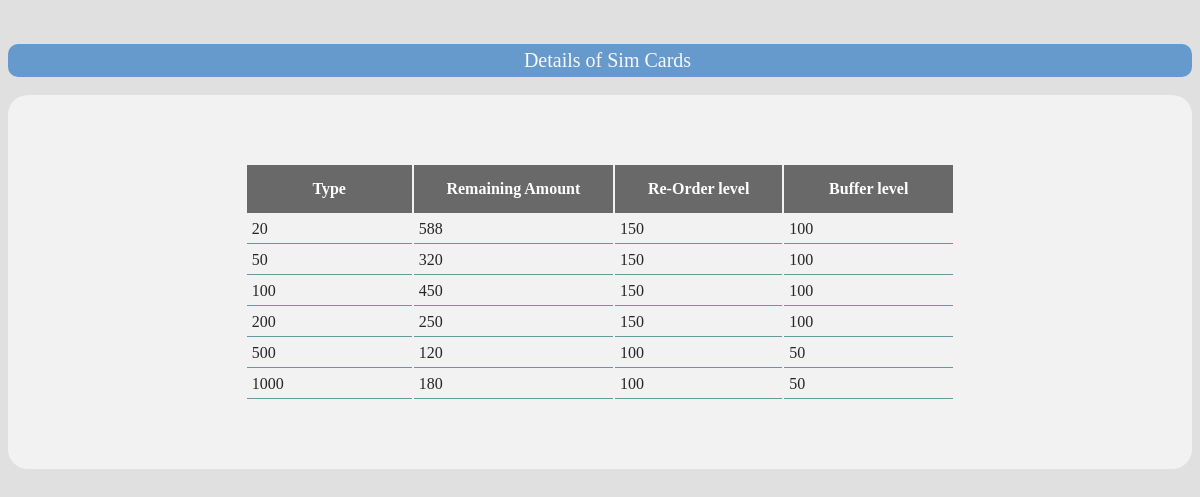
Page /Manager/sim.php on the committed database.
### tables this page shows
CREATE TABLE `mainstock_summary` (
  `Type` varchar(100) NOT NULL,
  `RemainingAmount` int(11) NOT NULL,
  `ReorderLevel` int(11) NOT NULL,
  `BufferLevel` int(11) NOT NULL
);

### Manager/sim.php (the view, shortened to what this page needs)
<html lang="en">
  <head>
    <link rel="stylesheet" href="../css/main.css">
  </head>
  <body bgcolor="#e0e0e0">
<center>
		<br>
<br>
<div class="h2div" >Details of Sim Cards</div>
<br>
<div class="div">
<br>
<table class="table1 normaltable" >
	<tr>
		<th class="tablerecharge">Type</th>
		<th class="tablerecharge">Remaining Amount</th>
		<th class="tablerecharge">Re-Order level</th>
		<th class="tablerecharge">Buffer level</th>
	</tr>
    <?php
            $sql_query = "select * from  mainstock_summary";
            $result = mysql_query($sql_query);
            while ($data = mysql_fetch_array($result))
            {
                $card_Type = $data['Type'];
                $card_RemainingAmount = $data['RemainingAmount'];
                $card_ReorderLevel = $data['ReorderLevel'];
                $card_BufferLevel = $data['BufferLevel'];
                echo '
                	<tr>
                		<td class="tablerecharge">'.$card_Type.'</td>
                		<td class="tablerecharge">'.$card_RemainingAmount.'</td>
                		<td class="tablerecharge">'.$card_ReorderLevel.'</td>
                		<td class="tablerecharge">'.$card_BufferLevel.'</td>
                	</tr>';
            }
	?>
	</table>
<br>
</div>
<br>
</center>
  </body>
</html>

### css/main.css (style rules this page uses)
.div { border-radius: 20px; background-color: #f2f2f2; padding-bottom: 50px; padding-top: 50px; }
.table1 { border-radius: 10px; width: 60% }
.h2div { background-color: #6699cc; color: #F8F8F8; font-family: Georgia; font-size: 20px; vertical-align: center; padding-left: 15px; padding-top: 5px; padding-bottom: 5px; border-radius: 10px; }
.tablerecharge { width: 10% }
.normaltable td { vertical-align: bottom; padding: 5px; text-align: 15px; height: 10px; border-bottom: 1px solid #669999; color: #262626 }
.normaltable th { background-color: #696969 ; color: white; height: 20px; vertical-align: bottom; padding: 15px; text-align: 15px }

### rows in the picture
mainstock_summary: Type "20", RemainingAmount "588", ReorderLevel "150", BufferLevel "100"
mainstock_summary: Type "50", RemainingAmount "320", ReorderLevel "150", BufferLevel "100"
mainstock_summary: Type "100", RemainingAmount "450", ReorderLevel "150", BufferLevel "100"
mainstock_summary: Type "200", RemainingAmount "250", ReorderLevel "150", BufferLevel "100"
mainstock_summary: Type "500", RemainingAmount "120", ReorderLevel "100", BufferLevel "50"
mainstock_summary: Type "1000", RemainingAmount "180", ReorderLevel "100", BufferLevel "50"
